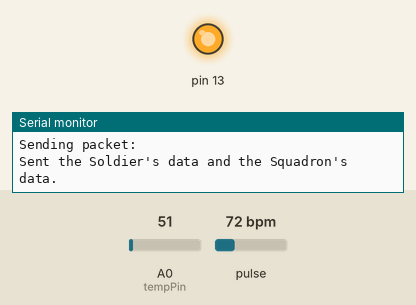
A sketch run on a simulated Arduino Uno, built with avr-gcc and run on an emulated ATmega328P. On the bench: output pins drawn as LEDs (lit = HIGH), the last lines printed to the serial monitor. Dashed ring = blinking. The test bench sets the inputs (shaded band); at power-on: pulse 72 bpm, A0 (tempPin) = 51. No radio packets arrive unless stated.

Above: at 1.8 s.
1.9 s: pulse set to 59 bpm
3.4 s: pulse set to 55 bpm
At 4.8 s:
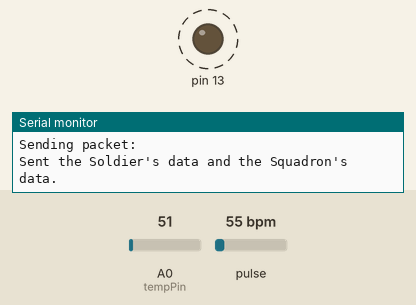
7.6 s: pulse set to 70 bpm
At 8.5 s:
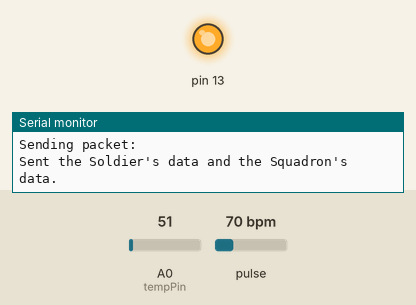
9.1 s: pulse set to 42 bpm
At 11.4 s:
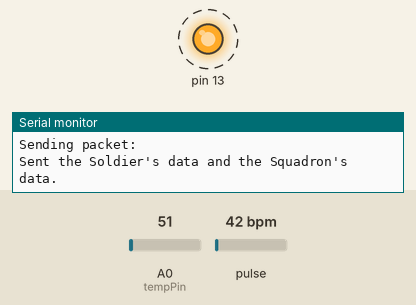
Timing chart, 0 to 14.3 s (numbered marks = the images above; inputs shaded):
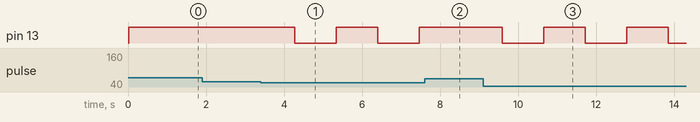

The sketch:

second_base.ino
```cpp
#include <SoftwareSerial.h>
#include <SPI.h>
#include <LoRa.h>

#define USE_ARDUINO_INTERRUPTS false    // Set-up low-level interrupts for most acurate BPM math.
#include <PulseSensorPlayground.h>     // Includes the PulseSensorPlayground Library.

SoftwareSerial HC12(6,7); // HC-12 TX Pin, HC-12 RX Pin

String inc;


int val;
int tempPin = A0;                //TempSensor connected to ANALOG PIN 0.

const int PulseWire = A1;       // PulseSensor PURPLE WIRE connected to ANALOG PIN 1.
const int LED13 = 13;          // The on-board Arduino LED, close to PIN 13.
int Threshold = 550;           // Determine which Signal to "count as a beat" and which to ignore.
                               // Use the "Gettting Started Project" to fine-tune Threshold Value beyond default setting.
                               // Otherwise leave the default "550" value.

PulseSensorPlayground pulseSensor;

void setup()
{
  Serial.begin(9600);
  HC12.begin(9600);                              // Serial port to HC12
  pulseSensor.analogInput(PulseWire);
  pulseSensor.blinkOnPulse(LED13);              //auto-magically blink Arduino's LED with heartbeat.
  pulseSensor.setThreshold(Threshold);
  while (!Serial);
  Serial.println("LoRa Sender");

  if (!LoRa.begin(433E6))
  {
    Serial.println("Starting LoRa failed!");
    while (1);
  }
  if (pulseSensor.begin())
   {
    Serial.println();                           //This prints one time at Arduino power-up,  or on Arduino reset.
  }
}

void loop()
{
  val = analogRead(tempPin);                   //Reads the Temperature value from the sensor.
  float temp = ((val/1024.0)*5000);
  float cel = temp/10;                       //Converts the temo to Celsius.
  float farh = (cel*9)/5 + 32;                 //Converts the temp value to Fahrenheit.

  //int myBPM = pulseSensor.getBeatsPerMinute();  // Calls function on our pulseSensor object that returns BPM as an "int".
  int myBPM = 70.0;
  if (pulseSensor.sawStartOfBeat())
  {                                   // Constantly test to see if "a beat happened".
  }

  Serial.println("Sending packet: ");

  // send packet
  LoRa.beginPacket();                         //Starts the sequence of sending a packet.
  LoRa.print("Soldier's Data:");
  while(HC12.available())                     //Checks if there's data in HC-12.
  {
    inc = (String)LoRa.write(HC12.read());
  }
  LoRa.print(inc);
  LoRa.print("\n");
  LoRa.print("Squadron's Data:");
  LoRa.print(" Temperature:");
  LoRa.print(cel);                      //Sending the Temperature data of the Squadron.
  LoRa.print("C");
  LoRa.print("    BPM:");
  LoRa.print(myBPM);                    //Sending the BPM data of the Squadron.

  Serial.print("Sent the Soldier's data and the Squadron's data.");     //Prints the statement on the Serial monitor.
  Serial.println("");

  LoRa.endPacket();       //End's the sequence of sending a packet.

  delay(1000);
}
```

Measured:
- the behaviour switches between 57 and 56 bpm on pulse (found by bisection; images 0 and 1)
- after the input at 3.4 s, pin 13: alternates HIGH for 1.1 s and LOW for 1.1 s, starting after 0.88 s
- after the input at 7.6 s, pin 13: stays HIGH (without the input it goes to LOW after 0.93 s)
- after the input at 9.1 s, pin 13: alternates HIGH for 1.1 s and LOW for 1.1 s, starting after 0.49 s
